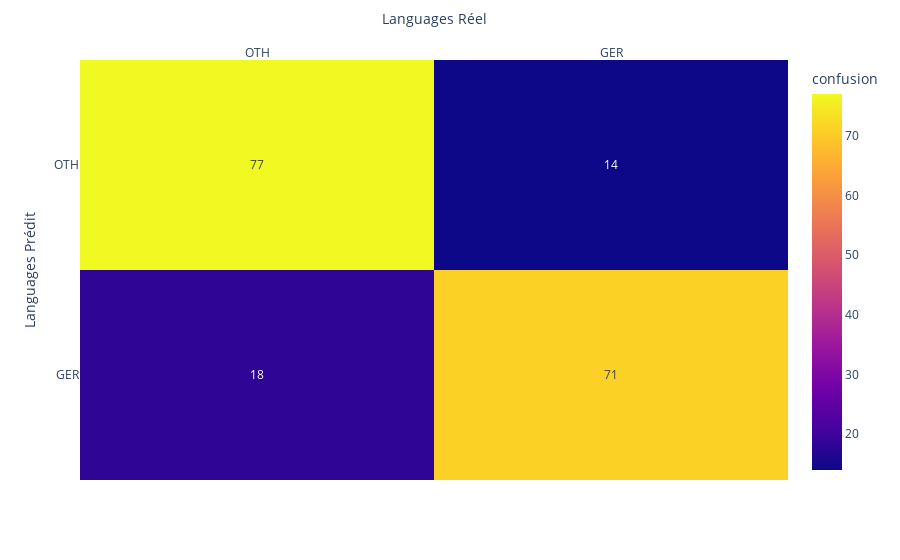
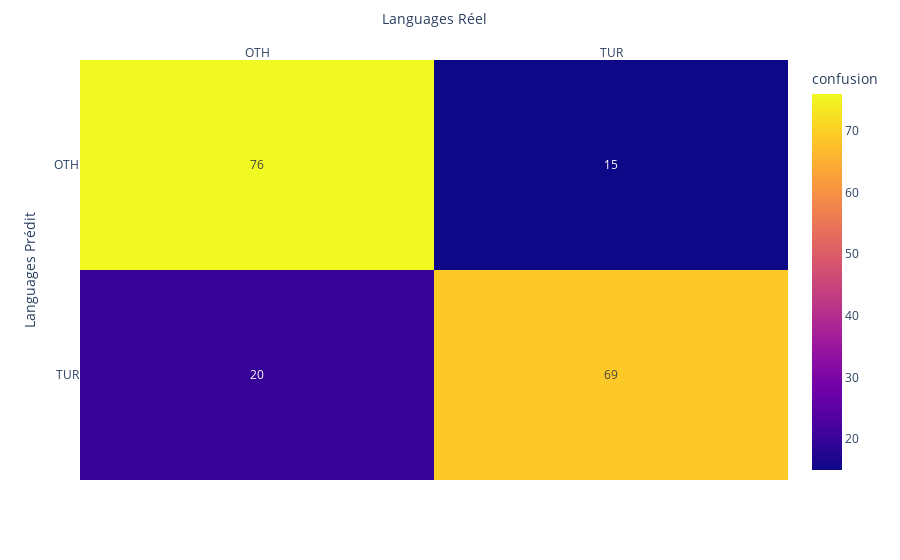
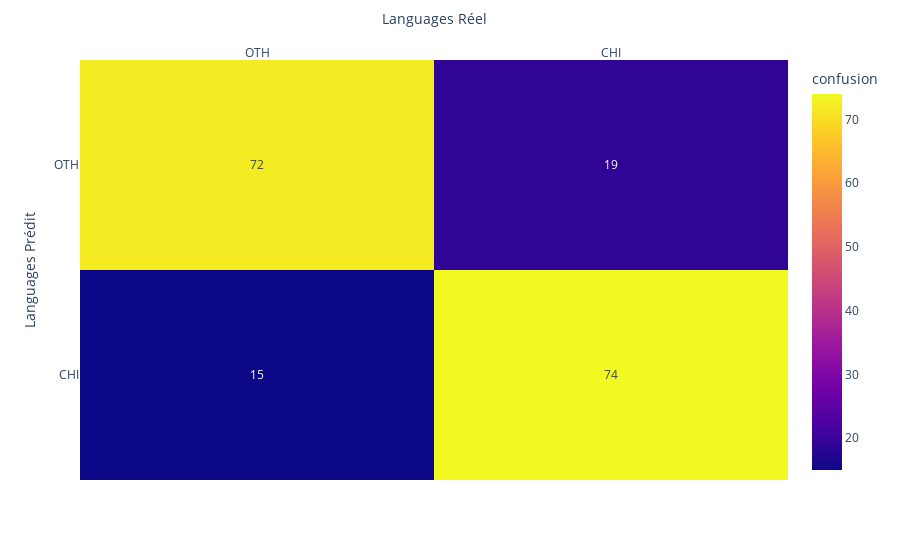
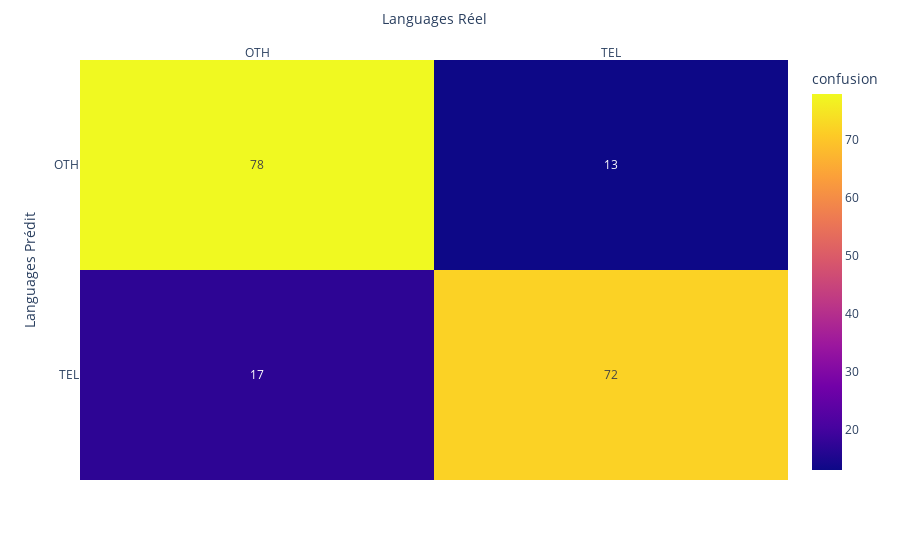

The notebook cell these images were saved under, in order:
### Code cell
clf = make_pipeline(
    CountVectorizer(), 
    # StandardScaler(with_mean=False),
    # LinearSVC(dual="auto", random_state=0, tol=1e-5),
    # KNeighborsClassifier(n_neighbors=3)
    # LogisticRegression()
    # DecisionTreeClassifier()
    # RandomForestClassifier()
    SGDClassifier()
)

for lang in df["Lang"].unique():
    process_one_vs_all(lang, clf)

### Figure 1 — Plotly figure (JSON) as saved in the notebook; plotly's stock layout.template omitted (floating-point values rounded to 4 significant figures)
{"data": [{"coloraxis": "coloraxis", "hovertemplate": "Languages Réel: %{x}<br>Languages Prédit: %{y}<br>confusion: %{z}<extra></extra>", "name": "0", "texttemplate": "%{z}", "type": "heatmap", "x": ["OTH", "GER"], "xaxis": "x", "y": ["OTH", "GER"], "yaxis": "y", "z": [[77, 14], [18, 71]]}], "layout": {"coloraxis": {"colorbar": {"title": {"text": "confusion"}}, "colorscale": [[0, "#0d0887"], [0.1111, "#46039f"], [0.2222, "#7201a8"], [0.3333, "#9c179e"], [0.4444, "#bd3786"], [0.5556, "#d8576b"], [0.6667, "#ed7953"], [0.7778, "#fb9f3a"], [0.8889, "#fdca26"], [1, "#f0f921"]]}, "margin": {"t": 60}, "xaxis": {"anchor": "y", "domain": [0, 1], "side": "top", "title": {"text": "Languages Réel"}}, "yaxis": {"anchor": "x", "autorange": "reversed", "domain": [0, 1], "title": {"text": "Languages Prédit"}}}}

### Figure 2 — Plotly figure (JSON) as saved in the notebook; plotly's stock layout.template omitted (floating-point values rounded to 4 significant figures)
{"data": [{"coloraxis": "coloraxis", "hovertemplate": "Languages Réel: %{x}<br>Languages Prédit: %{y}<br>confusion: %{z}<extra></extra>", "name": "0", "texttemplate": "%{z}", "type": "heatmap", "x": ["OTH", "TUR"], "xaxis": "x", "y": ["OTH", "TUR"], "yaxis": "y", "z": [[76, 15], [20, 69]]}], "layout": {"coloraxis": {"colorbar": {"title": {"text": "confusion"}}, "colorscale": [[0, "#0d0887"], [0.1111, "#46039f"], [0.2222, "#7201a8"], [0.3333, "#9c179e"], [0.4444, "#bd3786"], [0.5556, "#d8576b"], [0.6667, "#ed7953"], [0.7778, "#fb9f3a"], [0.8889, "#fdca26"], [1, "#f0f921"]]}, "margin": {"t": 60}, "xaxis": {"anchor": "y", "domain": [0, 1], "side": "top", "title": {"text": "Languages Réel"}}, "yaxis": {"anchor": "x", "autorange": "reversed", "domain": [0, 1], "title": {"text": "Languages Prédit"}}}}

### Figure 3 — Plotly figure (JSON) as saved in the notebook; plotly's stock layout.template omitted (floating-point values rounded to 4 significant figures)
{"data": [{"coloraxis": "coloraxis", "hovertemplate": "Languages Réel: %{x}<br>Languages Prédit: %{y}<br>confusion: %{z}<extra></extra>", "name": "0", "texttemplate": "%{z}", "type": "heatmap", "x": ["OTH", "CHI"], "xaxis": "x", "y": ["OTH", "CHI"], "yaxis": "y", "z": [[72, 19], [15, 74]]}], "layout": {"coloraxis": {"colorbar": {"title": {"text": "confusion"}}, "colorscale": [[0, "#0d0887"], [0.1111, "#46039f"], [0.2222, "#7201a8"], [0.3333, "#9c179e"], [0.4444, "#bd3786"], [0.5556, "#d8576b"], [0.6667, "#ed7953"], [0.7778, "#fb9f3a"], [0.8889, "#fdca26"], [1, "#f0f921"]]}, "margin": {"t": 60}, "xaxis": {"anchor": "y", "domain": [0, 1], "side": "top", "title": {"text": "Languages Réel"}}, "yaxis": {"anchor": "x", "autorange": "reversed", "domain": [0, 1], "title": {"text": "Languages Prédit"}}}}

### Figure 4 — Plotly figure (JSON) as saved in the notebook; plotly's stock layout.template omitted (floating-point values rounded to 4 significant figures)
{"data": [{"coloraxis": "coloraxis", "hovertemplate": "Languages Réel: %{x}<br>Languages Prédit: %{y}<br>confusion: %{z}<extra></extra>", "name": "0", "texttemplate": "%{z}", "type": "heatmap", "x": ["OTH", "TEL"], "xaxis": "x", "y": ["OTH", "TEL"], "yaxis": "y", "z": [[78, 13], [17, 72]]}], "layout": {"coloraxis": {"colorbar": {"title": {"text": "confusion"}}, "colorscale": [[0, "#0d0887"], [0.1111, "#46039f"], [0.2222, "#7201a8"], [0.3333, "#9c179e"], [0.4444, "#bd3786"], [0.5556, "#d8576b"], [0.6667, "#ed7953"], [0.7778, "#fb9f3a"], [0.8889, "#fdca26"], [1, "#f0f921"]]}, "margin": {"t": 60}, "xaxis": {"anchor": "y", "domain": [0, 1], "side": "top", "title": {"text": "Languages Réel"}}, "yaxis": {"anchor": "x", "autorange": "reversed", "domain": [0, 1], "title": {"text": "Languages Prédit"}}}}
